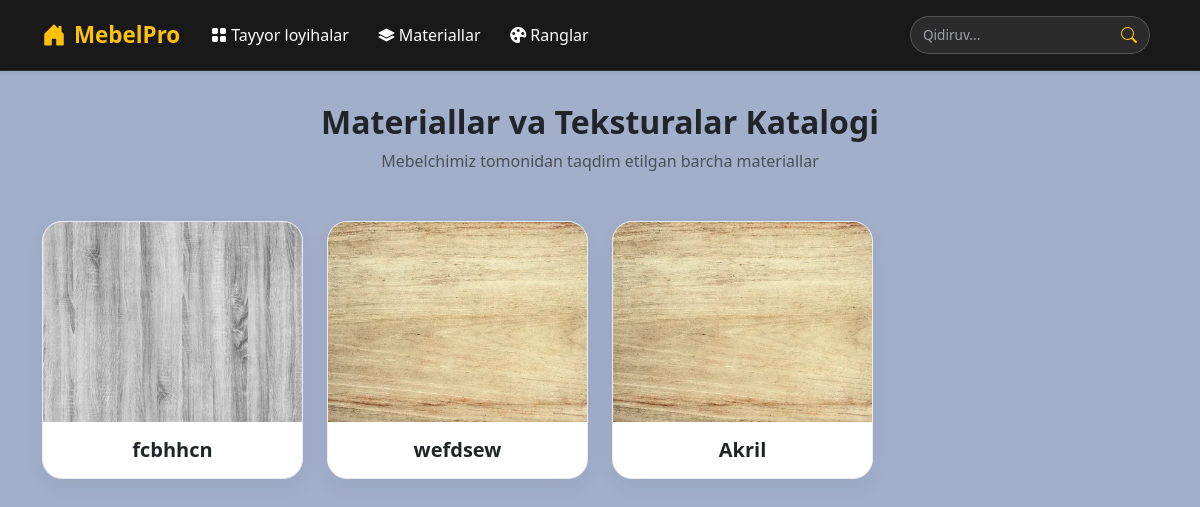
Page /furniture/materials/ on the committed database.
### furniture/models.py (models this page shows, shortened)
class MaterialTexture(models.Model):
    name = models.CharField(max_length=100, verbose_name="Material yoki tekstura nomi")
    image = models.ImageField(upload_to='textures/', verbose_name="Tekstura rasmi")
    created_at = models.DateTimeField(auto_now_add=True)

### furniture/views.py (the view)
# urls.py: path('materials/', views.client_materials_view, name='client_materials'),
def client_materials_view(request):
    query = request.GET.get('q', '').strip()
    try:
        materials_qs = Material.objects.all().order_by('-created_at')
        textures_qs = MaterialTexture.objects.all().order_by('-created_at')
    except:
        materials_qs = Material.objects.all().order_by('-id')
        textures_qs = MaterialTexture.objects.all().order_by('-id')
    if query:
        materials_qs = materials_qs.filter(name__icontains=query)
        textures_qs = textures_qs.filter(name__icontains=query)
    materials_list = list(materials_qs)
    textures_list = list(textures_qs)
    all_materials = materials_list + textures_list
    return render(request, 'furniture/materials_list.html', {
        'materials': all_materials,
        'query': query
    })

### templates/furniture/materials_list.html (shortened to what this page needs)
{% extends 'catalog_base.html' %}
{% load i18n %}
{% block content %}
<div class="container my-5">
    <div class="text-center mb-5">
        <h2 class="fw-bold" style="color: #212529 !important;">{% trans "Materiallar va Teksturalar Katalogi" %}</h2>
        <p class="mb-0" style="color: #495057 !important; font-weight: 500;">{% trans "Mebelchimiz tomonidan taqdim etilgan barcha materiallar" %}</p>
    </div>
    <div class="row g-4">
        {% for material in materials %}
            <div class="col-md-3 col-sm-6">
                <div class="card border-0 shadow-sm rounded-4 overflow-hidden h-100 bg-white">
                    {% if material.image %}
                        <div class="overflow-hidden" style="height: 200px;">
                            <img src="{{ material.image.url }}" class="card-img-top w-100 h-100" alt="{{ material.name }}" style="object-fit: cover;">
                        </div>
                    {% endif %}
                    <div class="card-body p-3 text-center">
                        <h5 class="fw-bold mb-0" style="color: #212529 !important;">{{ material.name }}</h5>
                    </div>
                </div>
            </div>
        {% empty %}
            <div class="col-12 text-center py-5">
                <p class="text-muted">{% trans "Hozircha materiallar qo'shilmagan." %}</p>
            </div>
        {% endfor %}
    </div>
</div>
{% endblock %}

### static/css/catalog.css (style rules this page uses)
html, body, body.bg-light { background-color: #96aad567 !important; margin: 0 !important; padding: 0 !important; }
main > .container, main .container.my-5 { margin-top: 0 !important; padding-top: 2rem !important; }
main h2, main .text-dark { color: #ffffff !important; }
.card { background: #ffffff !important; border: 1px solid #eaedf1 !important; border-radius: 20px !important; overflow: hidden !important; transition: all 0.35s cubic-bezier(0.165, 0.84, 0.44, 1) !important; box-shadow: 0 6px 18px rgba(0, 0, 0, 0.04) !important; }
.card img, .card-img-top { transition: transform 0.5s ease !important; }
main .card.border-0.shadow-sm.rounded-4 { border: 1px solid #eaedf1 !important; box-shadow: 0 8px 25px rgba(0, 0, 0, 0.05) !important; transition: all 0.3s ease !important; }

### static/css/responsive-notebook.css (style rules this page uses)
body { max-width: 100%; overflow-x: clip; }

### rows in the picture
MaterialTexture: image (picture), name "fcbhhcn"
MaterialTexture: image (picture), name "wefdsew"
MaterialTexture: image (picture), name "Akril"
